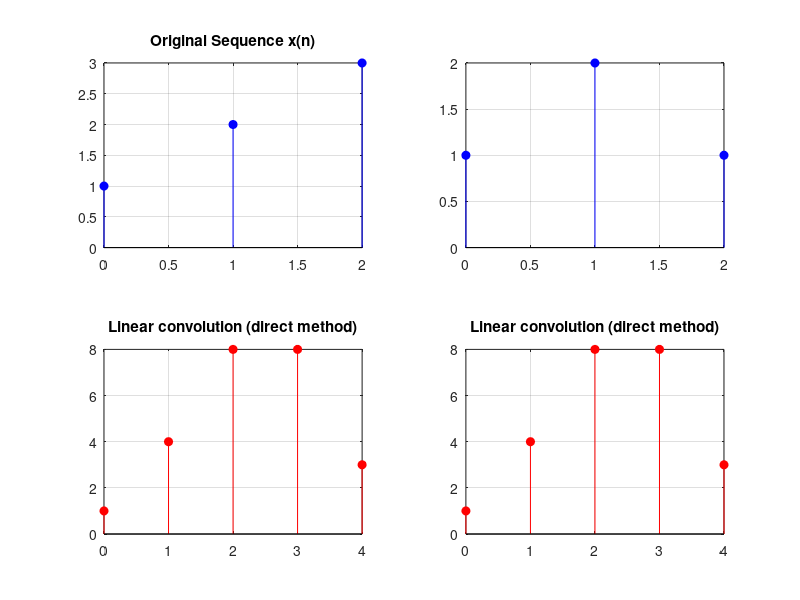

Source code (MATLAB):
clc;
clear;
close all;

x = [1 2 3]
h = [1 2 1]

N = length(x)+length(h) - 1

y1 = conv(x,h);

xp = [x zeros(1,N-length(x))]
hp = [h zeros(1,N-length(h))]

X = fft(xp,N)
H = fft(hp,N)

Y = X .* H;
y2 = real(ifft(Y,N))

subplot(2,2,1)
title("Original Sequence x(n)")
stem(0:length(x)-1,x,'b','filled')
title("Original Sequence x(n)")
grid on;


subplot(2,2,2)
title("Original Sequence x(n)")
stem(0:length(h)-1,h,'b','filled')
grid on;


subplot(2,2,3)
stem(0:N-1,y1,'r','filled')
title("Linear convolution (direct method)")
grid on;


subplot(2,2,4)
stem(0:N-1,y2,'r','filled')
title("Linear convolution (direct method)")
grid on;
